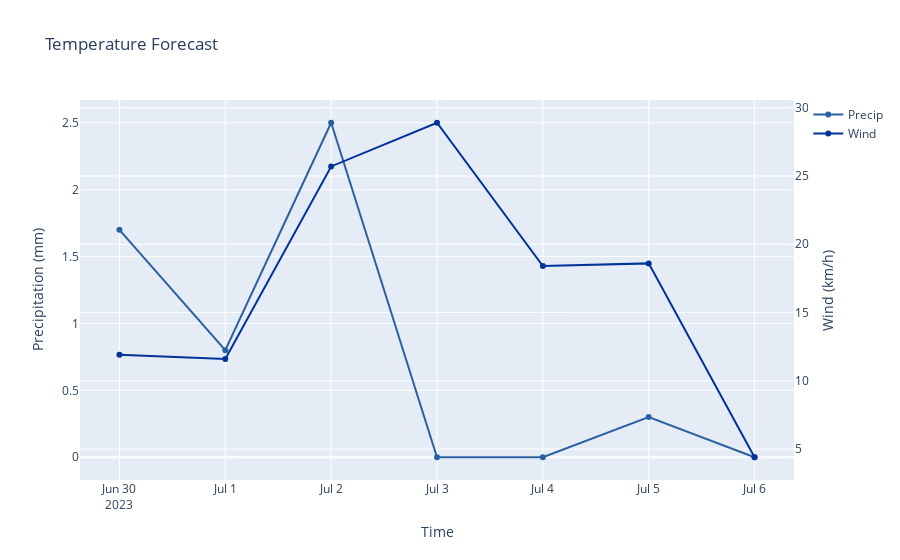

Notebook cell for this chart:
### Code cell
import plotly.graph_objects as go

#  'precipitation_sum': daily_data['precipitation_sum'],
#         'windspeed_10m_max': daily_data['windspeed_10m_max'],

fig = go.Figure()
fig.add_trace(go.Scatter(x=df_meteo['time'], y=df_meteo['precipitation_sum'], name='Precip', line=dict(color='#2B61A1')))
fig.add_trace(go.Scatter(x=df_meteo['time'], y=df_meteo['windspeed_10m_max'], name='Wind', line=dict(color='#003399'), yaxis='y2'))

fig.update_layout(
    title='Temperature Forecast',
    xaxis=dict(title='Time'),
    yaxis=dict(title='Precipitation (mm)'),
    yaxis2=dict(title='Wind (km/h)', overlaying='y',side='right')
)

fig.show()

### Figure 1 — Plotly figure (JSON) as saved in the notebook; plotly's stock layout.template omitted (floating-point values rounded to 4 significant figures)
{"data": [{"line": {"color": "#2B61A1"}, "name": "Precip", "type": "scatter", "x": ["2023-06-30", "2023-07-01", "2023-07-02", "2023-07-03", "2023-07-04", "2023-07-05", "2023-07-06"], "y": [1.7, 0.8, 2.5, 0, 0, 0.3, 0]}, {"line": {"color": "#003399"}, "name": "Wind", "type": "scatter", "x": ["2023-06-30", "2023-07-01", "2023-07-02", "2023-07-03", "2023-07-04", "2023-07-05", "2023-07-06"], "y": [11.9, 11.6, 25.7, 28.9, 18.4, 18.6, 4.4], "yaxis": "y2"}], "layout": {"title": {"text": "Temperature Forecast"}, "xaxis": {"title": {"text": "Time"}}, "yaxis": {"title": {"text": "Precipitation (mm)"}}, "yaxis2": {"overlaying": "y", "side": "right", "title": {"text": "Wind (km/h)"}}}}
